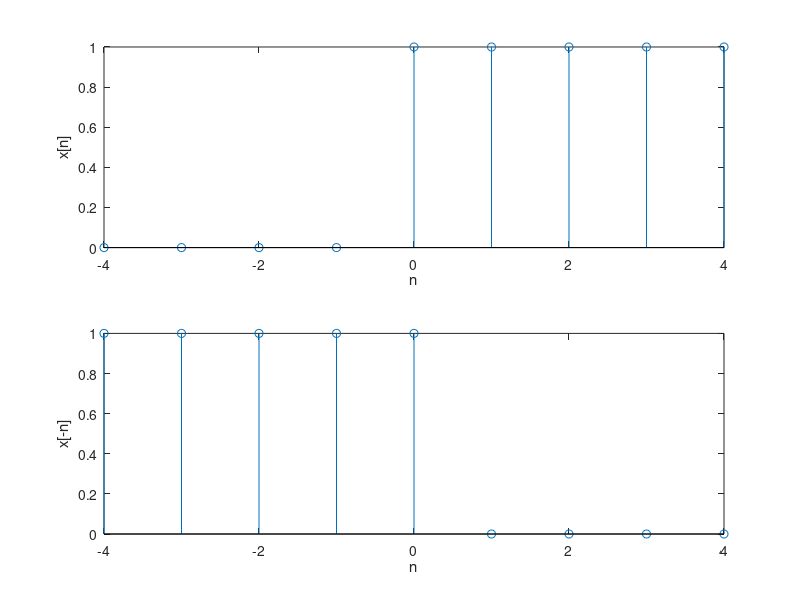
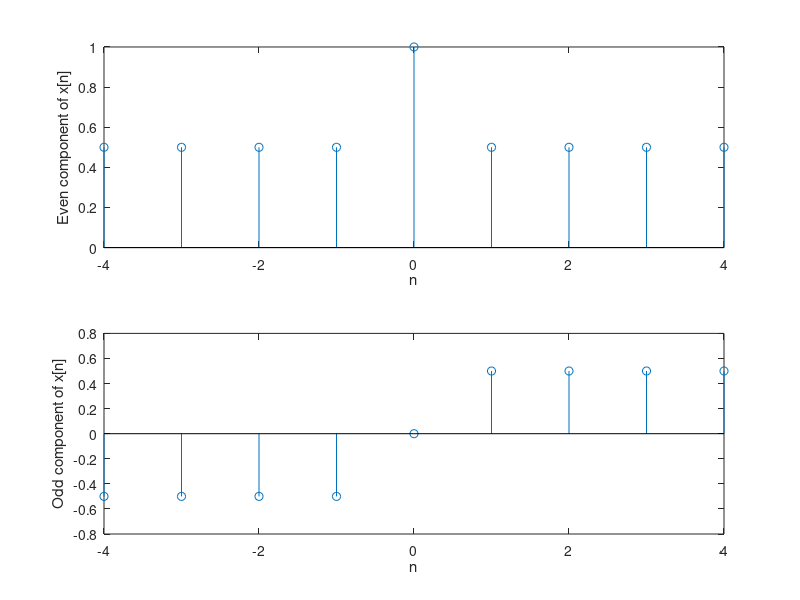

Recreate these plots in MATLAB, in order.
%Name:Junpeng Gai
%SID:40009896
% T. Obuchowicz
% determines if a signal x[n] = function(n)
% is even or odd
% Tue Apr 24 14:14:13 EDT 2012
% x[n] is EVEN is x[-n] = x[n]
% x[n] is ODD if x[-n] = -x[n]
% define n over the interval -4 to +4
n = [-4 : 4 ]
% define x1[n]
x1 = ones(1,9)
x1(1:4) = 0

% define x2[n] = x1[-n]
x2 = zeros(1,9)
% manually assign the values since
% MATLAB does not allow for negative array indices
% what we want to do is:
% x2[n] = x1[-n] for n in -4, -3, -2, -1, 0, 1 ,2 3, 4
% x2[-4] = x2[4]
% x2[-3] = x1[3]
% x2[-2] = x1[2]
% etc
% x2[1] = x1[-1]
% x2[2] = x1[-2]
% x2[3] = x1[-3]
% x2[4] = x1[-4]
% but MATLAB does not allow for negative array indices so we
% do the following instead:
 for index = 1 : 9
 x2(index) = x1(10 -index);
 end

% plot the two signals
figure(1)
subplot(2,1,1)
stem(n,x1)
ylabel(' x[n] ' )
xlabel(' n ' )
subplot(2,1,2)
stem(n,x2)
ylabel(' x[-n] ')
xlabel(' n ' )
print -dpdf even_odd_components1.ps
% check for even/odd
% since working with integers values, we can compare for direct
%equality

if ( x2 == x1 )
 disp('EVEN')
elseif ( x2 == (-x1) )
 disp('ODD')
else
 disp('NEITHER EVEN NOR ODD')
end

% decompose the signal into its
% even and odd components
% using the definitions
% even component = (1/2) * ( x[n] + x[-n])
% odd component = (1/2) * ( x[n] - x[-n])
even_comp = (1/2) * ( x1 + x2 );
odd_comp = (1/2) * ( x1 - x2 );
% plot the even and odd components as a
% visual verification that the even component is indeed even
% and the odd component is indeed odd
figure(2)
subplot(2,1,1)
stem(n, even_comp)
xlabel(' n ' )
ylabel(' Even component of x[n] ')
subplot(2,1,2)
stem(n, odd_comp)
xlabel(' n ' )
ylabel(' Odd component of x[n] ')
print -dpdf even_odd_components2.ps